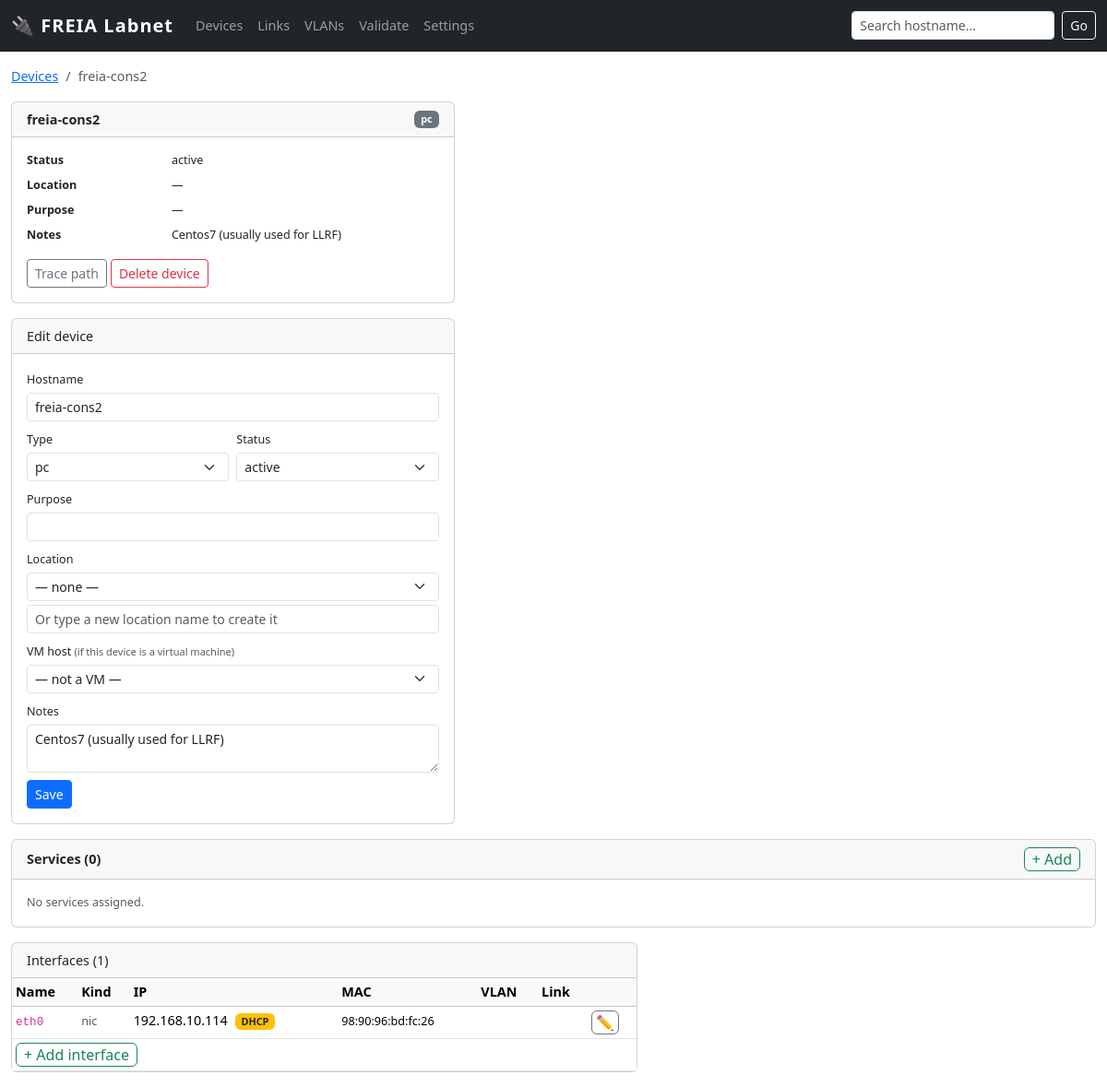
/device/5, run on an earlier commit of the app's database.
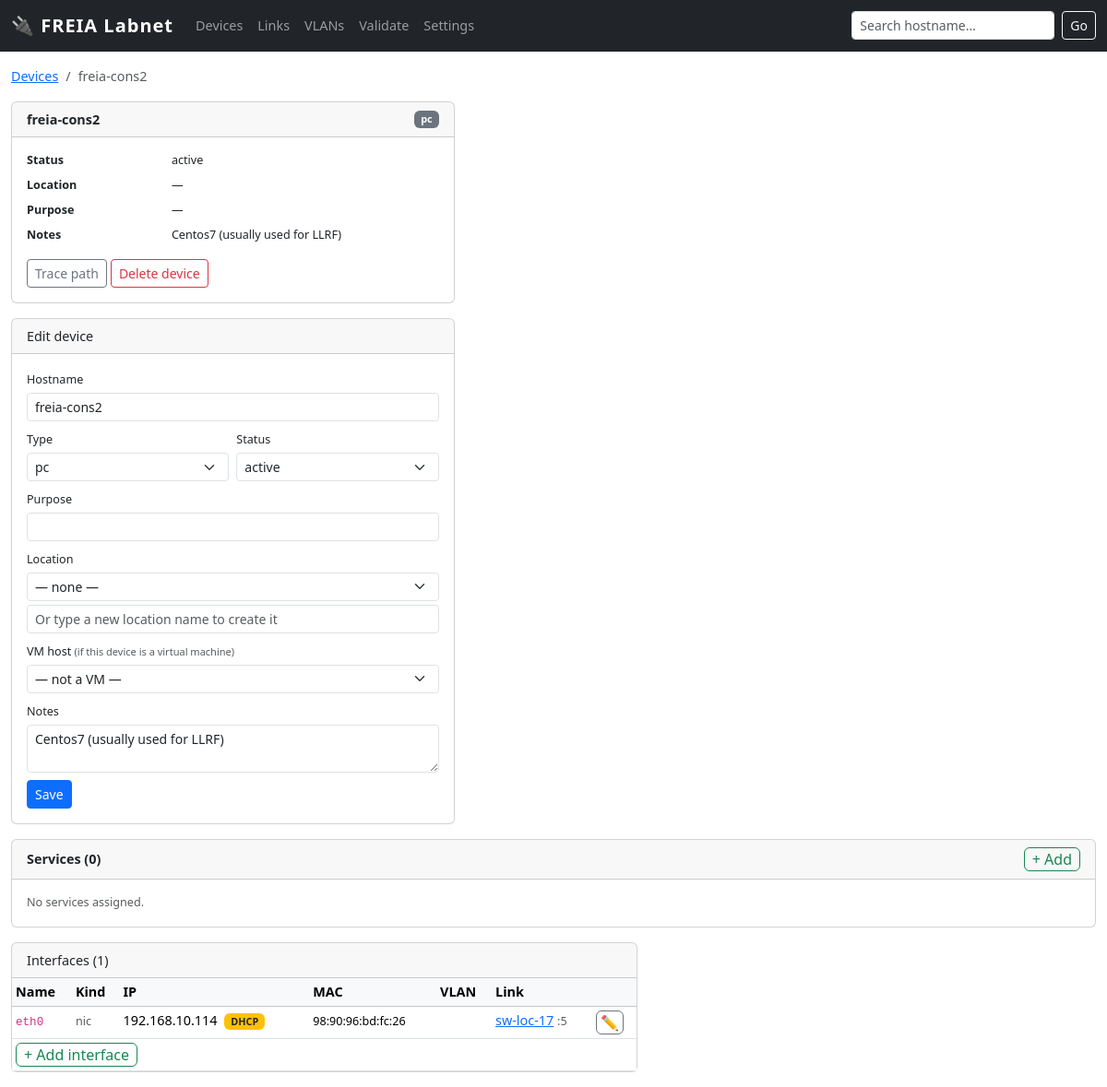
And on a later commit of the database.
### tables this page shows
CREATE TABLE "device" (
    id INTEGER PRIMARY KEY,
    hostname TEXT UNIQUE,
    kind TEXT NOT NULL,
    vendor_model TEXT,
    os TEXT,
    serial TEXT,
    location_id INTEGER REFERENCES location(id),
    owner TEXT,
    purpose TEXT,
    status TEXT NOT NULL DEFAULT 'active' CHECK(status IN (
        'active','spare','loan','disconnected','retired','planned'
    )),
    notes TEXT,
    vm_host_id INTEGER REFERENCES device(id)
);

CREATE TABLE enum_value (
        id       INTEGER PRIMARY KEY,
        category TEXT NOT NULL,
        value    TEXT NOT NULL,
        UNIQUE(category, value)
    );

CREATE TABLE iface (
    id INTEGER PRIMARY KEY,
    device_id INTEGER NOT NULL REFERENCES device(id) ON DELETE CASCADE,
    name TEXT NOT NULL,                 -- 'eth0','eno5','br0' for NICs; '24','C02-11A-13','P2' for ports
    kind TEXT NOT NULL CHECK(kind IN ('nic','port')),
    mac TEXT,                           -- validate format if present
    ip TEXT,
    prefix INTEGER,
    vlan_id INTEGER,
    notes TEXT, mode TEXT NOT NULL DEFAULT 'access', ip_mode TEXT DEFAULT 'static',  
    UNIQUE(device_id, name)
);

### app.py (the view)
@app.route('/device/<int:dev_id>')
def device(dev_id):
    dev = query(
        "SELECT d.*, l.name as location_name FROM device d "
        "LEFT JOIN location l ON l.id=d.location_id WHERE d.id=?",
        (dev_id,), one=True)
    if not dev:
        flash('Device not found', 'danger')
        return redirect(url_for('devices'))
    ifaces = query(
        "SELECT i.*, v.vid, v.name as vlan_name FROM iface i "
        "LEFT JOIN vlan v ON v.id=i.vlan_id WHERE i.device_id=?"
        " ORDER BY CAST(i.name AS INTEGER), i.name",
        (dev_id,))
    links = {}
    for iface in ifaces:
        lnks = query("""
            SELECT l.id as link_id, l.cable_nr, l.status, cr.type as cable_type,
                   CASE WHEN l.a_iface_id=? THEN l.b_iface_id ELSE l.a_iface_id END as remote_iface_id
            FROM link l LEFT JOIN cable_ref cr ON cr.nr=l.cable_nr
            WHERE l.a_iface_id=? OR l.b_iface_id=?
        """, (iface['id'], iface['id'], iface['id']))
        if lnks:
            items = []
            for lnk in lnks:
                remote = query(
                    "SELECT i.name, d.hostname, d.id as dev_id FROM iface i "
                    "JOIN device d ON d.id=i.device_id WHERE i.id=?",
                    (lnk['remote_iface_id'],), one=True)
                items.append({'link': lnk, 'remote': remote})
            links[iface['id']] = items
    dev_services = query("""
        SELECT ds.id, s.name, s.category, ds.role, ds.notes
        FROM device_service ds JOIN service s ON s.id=ds.service_id
        WHERE ds.device_id=? ORDER BY s.category, s.name
    """, (dev_id,))
    all_services = query("SELECT id, name, category FROM service ORDER BY category, name")
    assigned_ids = {r['id'] for r in dev_services}
    avail_services = [s for s in all_services if s['id'] not in assigned_ids]
    vm_host = None
    if dev['vm_host_id']:
        vm_host = query("SELECT id, hostname FROM device WHERE id=?",
                        (dev['vm_host_id'],), one=True)
    hosted_vms = query(
        "SELECT id, hostname FROM device WHERE vm_host_id=? ORDER BY hostname",
        (dev_id,))
    locations = query("SELECT id, name, building, rack FROM location ORDER BY name")
    vlans     = query("SELECT id, vid, name FROM vlan ORDER BY vid")
    all_devs  = query("SELECT id, hostname FROM device ORDER BY hostname")
    return render_template('device.html', dev=dev, ifaces=ifaces, links=links,
        kinds=device_kinds(), statuses=device_statuses(), iface_kinds=IFACE_KINDS,
        locations=locations, vlans=vlans, all_devs=all_devs,
        dev_services=dev_services, avail_services=avail_services,
        vm_host=vm_host, hosted_vms=hosted_vms)

### app.py (called while the page is built)
def get_enum(category):
    try:
        rows = query("SELECT value FROM enum_value WHERE category=? ORDER BY value", (category,))
        return [r['value'] for r in rows]
    except Exception:
        return []

def device_kinds():    return get_enum('device_kind')

def device_statuses(): return get_enum('device_status')

def get_db():
    db = getattr(g, '_database', None)
    if db is None:
        db = g._database = sqlite3.connect(LABNET_PATH)
        db.row_factory = sqlite3.Row
        db.execute('PRAGMA foreign_keys = ON')
    return db

def query(sql, args=(), one=False):
    cur = get_db().execute(sql, args)
    rv = cur.fetchall()
    return (rv[0] if rv else None) if one else rv

### templates/device.html (shortened to what this page needs)
{% extends "base.html" %}
{% block content %}
<nav aria-label="breadcrumb" class="mb-2">
  <ol class="breadcrumb">
    <li class="breadcrumb-item"><a href="/devices">Devices</a></li>
    <li class="breadcrumb-item active">{{ dev['hostname'] }}</li>
  </ol>
</nav>
<div class="row g-3">
  <div class="col-lg-5">
    <div class="card mb-3">
      <div class="card-header d-flex justify-content-between align-items-center">
        <strong>{{ dev['hostname'] }}</strong>
        <span class="badge bg-secondary">{{ dev['kind'] }}</span>
      </div>
      <div class="card-body">
        <dl class="row mb-0 small">
          <dt class="col-4">Status</dt><dd class="col-8">{{ dev['status'] }}</dd>
          <dt class="col-4">Location</dt><dd class="col-8">{{ dev['location_name'] or '—' }}</dd>
          <dt class="col-4">Purpose</dt><dd class="col-8">{{ dev['purpose'] or '—' }}</dd>
          <dt class="col-4">Notes</dt><dd class="col-8">{{ dev['notes'] or '—' }}</dd>
        </dl>
        <div class="mt-2 d-flex flex-wrap gap-1">
          <a href="/trace/{{ dev['hostname'] }}" class="btn btn-sm btn-outline-secondary">Trace path</a>
          <form method="post" action="/device/{{ dev['id'] }}/delete" class="d-inline"
                onsubmit="return confirm('Delete {{ dev['hostname'] }}? This cannot be undone.')">
            <button class="btn btn-sm btn-outline-danger" type="submit">Delete device</button>
          </form>
        </div>
      </div>
    </div>
    <div class="card">
      <div class="card-header">Edit device</div>
      <div class="card-body">
        <form method="post" action="/device/{{ dev['id'] }}/edit">
          <div class="mb-2">
            <label class="form-label small mb-1">Hostname</label>
            <input type="text" name="hostname" class="form-control form-control-sm"
                   value="{{ dev['hostname'] or '' }}" required>
          </div>
          <div class="row g-2 mb-2">
            <div class="col">
              <label class="form-label small mb-1">Type</label>
              <select name="kind" class="form-select form-select-sm">
                {% for k in kinds %}
                <option value="{{ k }}" {% if k == dev['kind'] %}selected{% endif %}>{{ k }}</option>
                {% endfor %}
              </select>
            </div>
            <div class="col">
              <label class="form-label small mb-1">Status</label>
              <select name="status" class="form-select form-select-sm">
                {% for s in statuses %}
                <option value="{{ s }}" {% if s == dev['status'] %}selected{% endif %}>{{ s }}</option>
                {% endfor %}
              </select>
            </div>
          </div>
          <div class="mb-2">
            <label class="form-label small mb-1">Purpose</label>
            <input type="text" name="purpose" class="form-control form-control-sm"
                   value="{{ dev['purpose'] or '' }}">
          </div>
          <div class="mb-2">
            <label class="form-label small mb-1">Location</label>
            <select name="location_id" class="form-select form-select-sm mb-1">
              <option value="">— none —</option>
            </select>
            <input type="text" name="new_location_name" class="form-control form-control-sm"
                   placeholder="Or type a new location name to create it">
          </div>
          <div class="mb-2">
            <label class="form-label small mb-1">VM host <span class="text-muted small">(if this device is a virtual machine)</span></label>
            <select name="vm_host_id" class="form-select form-select-sm">
              <option value="">— not a VM —</option>
            </select>
          </div>
          <div class="mb-2">
            <label class="form-label small mb-1">Notes</label>
            <textarea name="notes" class="form-control form-control-sm" rows="2">{{ dev['notes'] or '' }}</textarea>
          </div>
          <button class="btn btn-sm btn-primary" type="submit">Save</button>
        </form>
      </div>
    </div>
  </div>
  <div class="col-12">
    <div class="card">
      <div class="card-header d-flex justify-content-between align-items-center">
        <strong>Services ({{ dev_services|length }})</strong>
        <button class="btn btn-xs btn-outline-success py-0 px-2"
                data-bs-toggle="collapse" data-bs-target="#add-service-form">+ Add</button>
      </div>
      {% if dev_services %}
      <div class="table-responsive">
        <table class="table table-sm table-hover mb-0">
          <thead class="table-light">
            <tr><th>Service</th><th>Category</th><th>Role</th><th>Notes</th><th></th></tr>
          </thead>
          <tbody>
            {% for ds in dev_services %}
            <tr>
              <td>{{ ds['name'] }}</td>
              <td><span class="badge {% if ds['category'] == 'epics' %}bg-info text-dark{% else %}bg-secondary{% endif %}">{{ ds['category'] }}</span></td>
              <td><small>{{ ds['role'] or '' }}</small></td>
              <td><small class="text-muted">{{ ds['notes'] or '' }}</small></td>
              <td class="text-end">
                <button class="btn btn-xs btn-outline-secondary py-0 px-1"
                        data-bs-toggle="collapse"
                        data-bs-target="#edit-svc-{{ ds['id'] }}">&#x270F;</button>
              </td>
            </tr>
            <tr class="collapse" id="edit-svc-{{ ds['id'] }}">
              <td colspan="5" class="bg-light py-2 px-3">
                <div class="d-flex gap-2 align-items-end flex-wrap">
                  <form method="post" action="/device_service/{{ ds['id'] }}/edit"
                        class="d-flex gap-2 align-items-end flex-wrap">
                    <input type="hidden" name="dev_id" value="{{ dev['id'] }}">
                    <div>
                      <label class="form-label small mb-0">Role</label>
                      <input type="text" name="role" class="form-control form-control-sm"
                             value="{{ ds['role'] or '' }}" placeholder="main / backup / ..." style="width:140px">
                    </div>
                    <div>
                      <label class="form-label small mb-0">Notes</label>
                      <input type="text" name="notes" class="form-control form-control-sm"
                             value="{{ ds['notes'] or '' }}" style="width:220px">
                    </div>
                    <button class="btn btn-sm btn-primary" type="submit">Save</button>
                  </form>
                  <form method="post" action="/device_service/{{ ds['id'] }}/delete"
                        onsubmit="return confirm('Remove ' + '{{ ds['name'] }}' + ' from this device?')">
                    <input type="hidden" name="dev_id" value="{{ dev['id'] }}">
                    <button class="btn btn-sm btn-outline-danger">Remove</button>
                  </form>
                </div>
              </td>
            </tr>
            {% endfor %}
          </tbody>
        </table>
      </div>
      {% else %}
      <div class="card-body text-muted small">No services assigned.</div>
      {% endif %}
    </div>
  </div>
  <div class="col-lg-7">
    <div class="card">
      <div class="card-header">Interfaces ({{ ifaces|length }})</div>
      <div class="table-responsive">
        <table class="table table-sm table-hover mb-0">
          <thead class="table-light">
            <tr>
              <th>Name</th><th>Kind</th><th>IP</th><th>MAC</th><th>VLAN</th><th>Link</th><th></th>
            </tr>
          </thead>
          <tbody>
            {% for iface in ifaces %}
            {% set ldata = links.get(iface['id']) %}
            <tr>
              <td>
                <code>{{ iface['name'] }}</code>
              </td>
              <td><small class="text-muted">{{ iface['kind'] }}</small></td>
              <td>
                {{ iface['ip'] or '' }}
                {% if iface['ip'] and iface['ip_mode'] == 'dhcp' %}
                  <span class="badge bg-warning text-dark ms-1" title="Dynamic IP">DHCP</span>
                {% endif %}
              </td>
              <td><small>{{ iface['mac'] or '' }}</small></td>
              <td>{% if iface['vid'] %}<span class="badge bg-info text-dark">{{ iface['vid'] }} {{ iface['vlan_name'] or '' }}</span>{% endif %}</td>
              <td>
                {% if ldata %}
                  {% for item in ldata %}
                  <a href="/device/{{ item['remote']['dev_id'] }}">{{ item['remote']['hostname'] }}</a>
                  <small class="text-muted">:{{ item['remote']['name'] }}</small>
                  {% endfor %}
                {% endif %}
              </td>
              <td>
                <button class="btn btn-xs btn-outline-secondary py-0 px-1"
                        data-bs-toggle="collapse"
                        data-bs-target="#edit-iface-{{ iface['id'] }}">✏</button>
              </td>
            </tr>
            {% else %}
            <tr><td colspan="7" class="text-muted text-center">No interfaces</td></tr>
            {% endfor %}
            <tr>
              <td colspan="7" class="border-top-0 pt-1 pb-1">
                <button class="btn btn-xs btn-outline-success py-0 px-2"
                        data-bs-toggle="collapse" data-bs-target="#add-iface-form">
                  + Add interface
                </button>
              </td>
            </tr>
          </tbody>
        </table>
      </div>
    </div>
  </div>
</div>
{% endblock %}

### templates/base.html (shortened to what this page needs)
<!doctype html>
<html lang="en">
<head>
  <link href="https://cdn.jsdelivr.net/npm/bootstrap@5.3.3/dist/css/bootstrap.min.css" rel="stylesheet">
</head>
<body>
<nav class="navbar navbar-expand-lg navbar-dark bg-dark">
  <div class="container-fluid">
    <a class="navbar-brand" href="/">🔌 FREIA Labnet</a>
    <div class="collapse navbar-collapse" id="nav">
      <ul class="navbar-nav me-auto">
        <li class="nav-item"><a class="nav-link" href="/devices">Devices</a></li>
        <li class="nav-item"><a class="nav-link" href="/links">Links</a></li>
        <li class="nav-item"><a class="nav-link" href="/vlans">VLANs</a></li>
        <li class="nav-item"><a class="nav-link" href="/validate">Validate</a></li>
        <li class="nav-item"><a class="nav-link" href="/settings">Settings</a></li>
      </ul>
      <form class="d-flex" action="/devices" method="get">
        <input class="form-control form-control-sm me-2" type="search" name="q"
               placeholder="Search hostname…" value="{{ request.args.get('q','') }}">
        <button class="btn btn-sm btn-outline-light" type="submit">Go</button>
      </form>
    </div>
  </div>
</nav>
<div class="container-fluid py-3">
  {% block content %}{% endblock %}
</div>
</body>
</html>

### templates/base.html (style rules this page uses)
body { font-size: .9rem; }
.navbar-brand { font-weight: 700; letter-spacing: .05em; }

What changed in the data, as far as the page shows it:
now on this page (row edited): device: remote.hostname "sw-loc-17"
now on this page (row unchanged): iface: remote.name "5"
